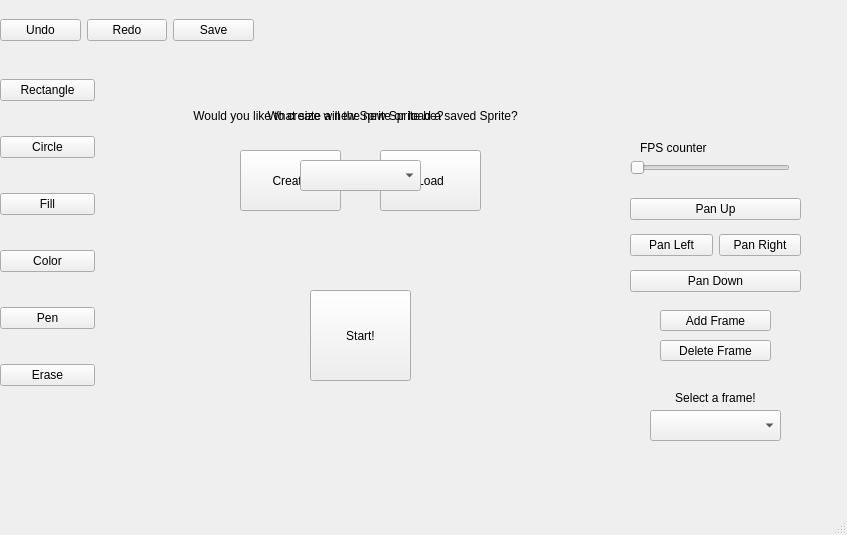
<?xml version="1.0" encoding="UTF-8"?>
<ui version="4.0">
 <class>MainWindow</class>
 <widget class="QMainWindow" name="MainWindow">
  <property name="geometry">
   <rect>
    <x>0</x>
    <y>0</y>
    <width>847</width>
    <height>535</height>
   </rect>
  </property>
  <property name="windowTitle">
   <string>MainWindow</string>
  </property>
  <widget class="QWidget" name="centralwidget">
   <widget class="QWidget" name="animationPreview" native="true">
    <property name="geometry">
     <rect>
      <x>650</x>
      <y>30</y>
      <width>111</width>
      <height>101</height>
     </rect>
    </property>
   </widget>
   <widget class="QWidget" name="canvas" native="true">
    <property name="geometry">
     <rect>
      <x>100</x>
      <y>70</y>
      <width>521</width>
      <height>321</height>
     </rect>
    </property>
   </widget>
   <widget class="QSlider" name="FPSslider">
    <property name="geometry">
     <rect>
      <x>630</x>
      <y>160</y>
      <width>160</width>
      <height>16</height>
     </rect>
    </property>
    <property name="orientation">
     <enum>Qt::Horizontal</enum>
    </property>
   </widget>
   <widget class="QLabel" name="FPSLabel">
    <property name="geometry">
     <rect>
      <x>640</x>
      <y>140</y>
      <width>81</width>
      <height>16</height>
     </rect>
    </property>
    <property name="text">
     <string>FPS counter</string>
    </property>
   </widget>
   <widget class="QWidget" name="verticalLayoutWidget">
    <property name="geometry">
     <rect>
      <x>630</x>
      <y>190</y>
      <width>171</width>
      <height>111</height>
     </rect>
    </property>
    <layout class="QVBoxLayout" name="verticalLayout">
     <item>
      <widget class="QPushButton" name="panUpButton">
       <property name="text">
        <string>Pan Up</string>
       </property>
      </widget>
     </item>
     <item>
      <layout class="QHBoxLayout" name="horizontalLayout">
       <item>
        <widget class="QPushButton" name="panLeftButton">
         <property name="text">
          <string>Pan Left</string>
         </property>
        </widget>
       </item>
       <item>
        <widget class="QPushButton" name="panRightButton">
         <property name="text">
          <string>Pan Right</string>
         </property>
        </widget>
       </item>
      </layout>
     </item>
     <item>
      <widget class="QPushButton" name="panDownButton">
       <property name="text">
        <string>Pan Down</string>
       </property>
      </widget>
     </item>
    </layout>
   </widget>
   <widget class="QPushButton" name="addFrameButton">
    <property name="geometry">
     <rect>
      <x>660</x>
      <y>310</y>
      <width>111</width>
      <height>21</height>
     </rect>
    </property>
    <property name="text">
     <string>Add Frame</string>
    </property>
   </widget>
   <widget class="QPushButton" name="deleteFrameButton">
    <property name="geometry">
     <rect>
      <x>660</x>
      <y>340</y>
      <width>111</width>
      <height>21</height>
     </rect>
    </property>
    <property name="text">
     <string>Delete Frame</string>
    </property>
   </widget>
   <widget class="QComboBox" name="frameSelector">
    <property name="geometry">
     <rect>
      <x>650</x>
      <y>410</y>
      <width>131</width>
      <height>31</height>
     </rect>
    </property>
   </widget>
   <widget class="QLabel" name="frameSelectorLabel">
    <property name="geometry">
     <rect>
      <x>660</x>
      <y>390</y>
      <width>111</width>
      <height>16</height>
     </rect>
    </property>
    <property name="text">
     <string>Select a frame!</string>
    </property>
    <property name="alignment">
     <set>Qt::AlignCenter</set>
    </property>
   </widget>
   <widget class="QWidget" name="horizontalLayoutWidget">
    <property name="geometry">
     <rect>
      <x>0</x>
      <y>10</y>
      <width>254</width>
      <height>41</height>
     </rect>
    </property>
    <layout class="QHBoxLayout" name="topButtons">
     <item>
      <widget class="QPushButton" name="undoButton">
       <property name="text">
        <string>Undo</string>
       </property>
      </widget>
     </item>
     <item>
      <widget class="QPushButton" name="redoButton">
       <property name="text">
        <string>Redo</string>
       </property>
      </widget>
     </item>
     <item>
      <widget class="QPushButton" name="saveButton">
       <property name="text">
        <string>Save</string>
       </property>
      </widget>
     </item>
    </layout>
   </widget>
   <widget class="QWidget" name="verticalLayoutWidget_2">
    <property name="geometry">
     <rect>
      <x>0</x>
      <y>50</y>
      <width>95</width>
      <height>371</height>
     </rect>
    </property>
    <layout class="QVBoxLayout" name="leftButtons">
     <item>
      <widget class="QPushButton" name="rectangleButton">
       <property name="text">
        <string>Rectangle</string>
       </property>
      </widget>
     </item>
     <item>
      <widget class="QPushButton" name="circleButton">
       <property name="text">
        <string>Circle</string>
       </property>
      </widget>
     </item>
     <item>
      <widget class="QPushButton" name="fillButton">
       <property name="text">
        <string>Fill</string>
       </property>
      </widget>
     </item>
     <item>
      <widget class="QPushButton" name="colorButton">
       <property name="text">
        <string>Color</string>
       </property>
      </widget>
     </item>
     <item>
      <widget class="QPushButton" name="penButton">
       <property name="text">
        <string>Pen</string>
       </property>
      </widget>
     </item>
     <item>
      <widget class="QPushButton" name="eraseButton">
       <property name="text">
        <string>Erase</string>
       </property>
      </widget>
     </item>
    </layout>
   </widget>
   <widget class="QPushButton" name="loadButton">
    <property name="geometry">
     <rect>
      <x>380</x>
      <y>150</y>
      <width>101</width>
      <height>61</height>
     </rect>
    </property>
    <property name="text">
     <string>Load</string>
    </property>
   </widget>
   <widget class="QLabel" name="createNewOrLoadLabel">
    <property name="geometry">
     <rect>
      <x>150</x>
      <y>100</y>
      <width>411</width>
      <height>31</height>
     </rect>
    </property>
    <property name="text">
     <string>Would you like to create a new Sprite or load a saved Sprite?</string>
    </property>
    <property name="alignment">
     <set>Qt::AlignCenter</set>
    </property>
   </widget>
   <widget class="QPushButton" name="createButton">
    <property name="geometry">
     <rect>
      <x>240</x>
      <y>150</y>
      <width>101</width>
      <height>61</height>
     </rect>
    </property>
    <property name="text">
     <string>Create</string>
    </property>
   </widget>
   <widget class="QLabel" name="spriteSizeSelectorLabel">
    <property name="enabled">
     <bool>true</bool>
    </property>
    <property name="geometry">
     <rect>
      <x>150</x>
      <y>100</y>
      <width>411</width>
      <height>31</height>
     </rect>
    </property>
    <property name="text">
     <string>What size will the new Sprite be?</string>
    </property>
    <property name="alignment">
     <set>Qt::AlignCenter</set>
    </property>
   </widget>
   <widget class="QComboBox" name="spriteSizeComboBox">
    <property name="geometry">
     <rect>
      <x>300</x>
      <y>160</y>
      <width>121</width>
      <height>31</height>
     </rect>
    </property>
   </widget>
   <widget class="QPushButton" name="startButton">
    <property name="geometry">
     <rect>
      <x>310</x>
      <y>290</y>
      <width>101</width>
      <height>91</height>
     </rect>
    </property>
    <property name="text">
     <string>Start!</string>
    </property>
   </widget>
  </widget>
  <widget class="QMenuBar" name="menubar">
   <property name="geometry">
    <rect>
     <x>0</x>
     <y>0</y>
     <width>847</width>
     <height>22</height>
    </rect>
   </property>
  </widget>
  <widget class="QStatusBar" name="statusbar"/>
 </widget>
 <resources/>
 <connections/>
</ui>
